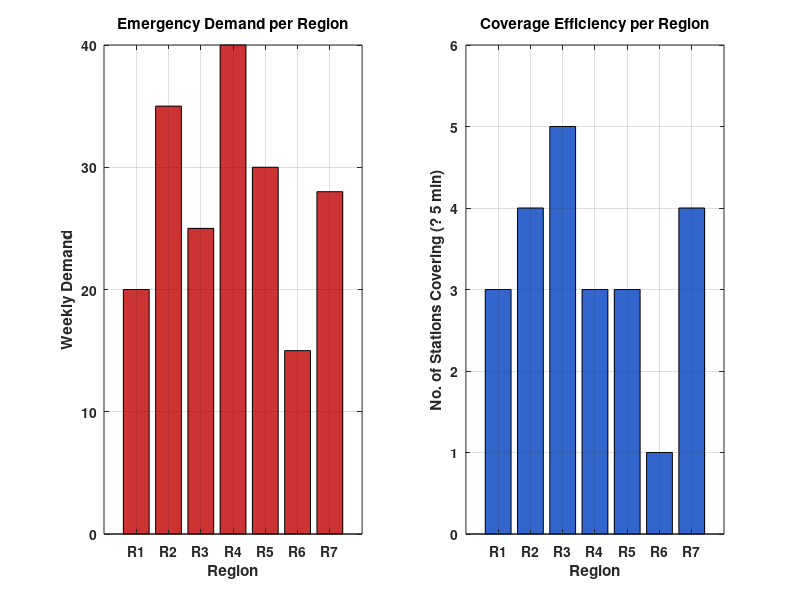

Source code (MATLAB): (Note: this script raises an error after producing the figure.)
clc; clear; close all;

% Region and station names
regions = {'R1','R2','R3','R4','R5','R6','R7'};
stations = {'S1','S2','S3','S4','S5'};

% Assumed demand data from paper (proportional, 1-week window, Figure 4)
% Units: number of calls per region
demand = [20, 35, 25, 40, 30, 15, 28];  % Example based on Fig. 4

% Distance matrix from each station to each region (in km)
D = [
    2.5, 3.0, 4.2, 5.1, 6.0, 7.5, 3.2;
    3.1, 2.2, 3.8, 4.5, 5.3, 6.9, 2.8;
    4.0, 3.5, 2.0, 3.0, 4.1, 5.5, 3.0;
    5.2, 4.1, 3.1, 2.5, 3.6, 4.8, 4.0;
    6.3, 5.0, 4.0, 3.1, 2.3, 3.7, 5.0
];

% Speed of fire trucks under average traffic (km/h)
speed = 52.5 / 60;  % Convert to km/min

% Response time matrix (minutes)
T = D / speed;

% Set threshold (maximum acceptable response time in minutes)
threshold = 5;

% Coverage matrix (1 = covered within threshold, 0 = not covered)
Coverage = T <= threshold;

% Coverage efficiency per region (i.e., how many stations can reach each region in time)
coverage_efficiency = sum(Coverage, 1);

% ---------- PLOTTING HEATMAPS ----------

figure;

% Demand Heatmap
subplot(1,2,1);
bar(demand, 'FaceColor', [0.8 0.2 0.2]);
title('Emergency Demand per Region');
xlabel('Region'); ylabel('Weekly Demand');
set(gca, 'XTickLabel', regions, 'FontWeight','bold');
grid on;

% Coverage Efficiency Heatmap
subplot(1,2,2);
bar(coverage_efficiency, 'FaceColor', [0.2 0.4 0.8]);
title('Coverage Efficiency per Region');
xlabel('Region'); ylabel('No. of Stations Covering (? 5 min)');
set(gca, 'XTickLabel', regions, 'FontWeight','bold');
ylim([0, max(coverage_efficiency)+1]);
grid on;

sgtitle('Spatial Visualization of Demand and Coverage Efficiency');

